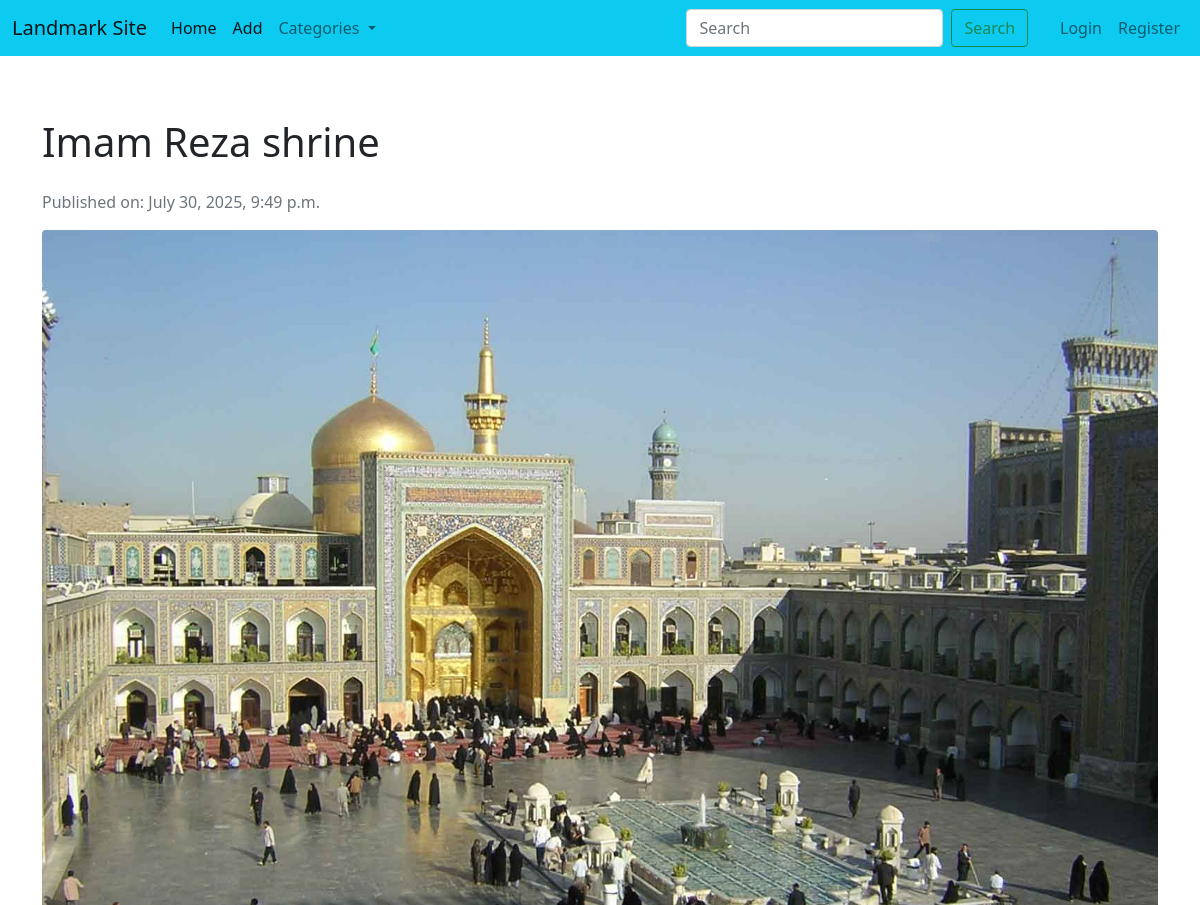
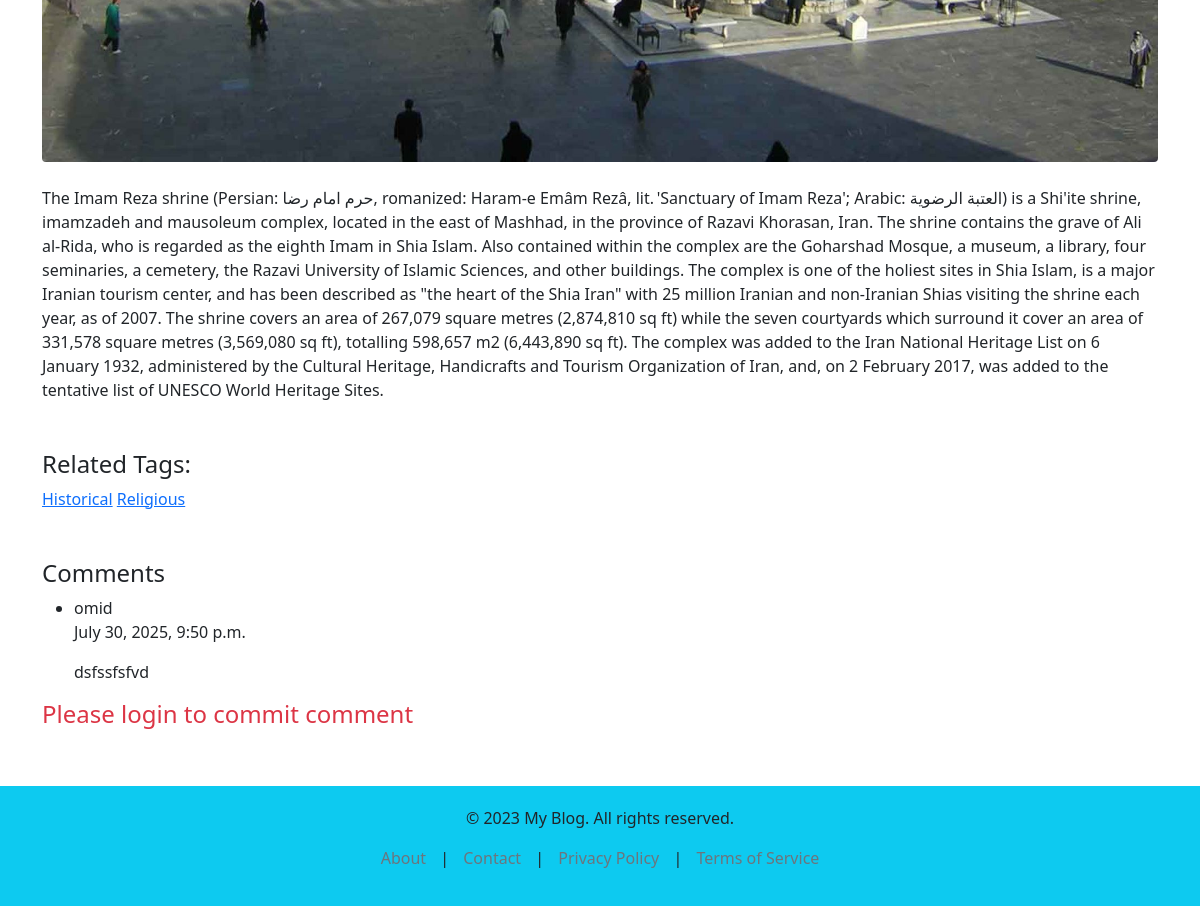
Page /landmarks/2/ on the committed database (2 pictures, top to bottom).
### landmarks/models.py (models this page shows, shortened)
class Landmark(models.Model):
    name = models.CharField(max_length=255)
    description = models.TextField()
    created = models.DateTimeField(auto_now=True)
    images = models.ImageField(upload_to='landmarkdata', null=True)
    tag = models.ManyToManyField(Tag)

class Tag(models.Model):
    title = models.CharField(max_length=255)
    def __str__(self):
        return self.title

class Comment(models.Model):
    text = models.TextField(blank=True)
    landmark= models.ForeignKey(Landmark, on_delete=models.CASCADE, related_name='comments')
    file = models.FileField(upload_to='userdata' ,blank=True, null=True)
    created = models.DateTimeField(auto_now_add=True, null=True)
    user = models.ForeignKey(User, on_delete=models.CASCADE, null=True)

### landmarks/views.py (the view)
# urls.py: path('<int:id>/', views.landmark, name='single_place'),
def landmark(request,id):
    requested_landmark = get_object_or_404(Landmark, id=id)
    comments = requested_landmark.comments.all()
    tags = requested_landmark.tag.all()
    if request.method == 'POST':
        form = CommentForm(request.POST)
        if form.is_valid():
            comment = form.save(commit=False)
            comment.landmark = requested_landmark
            comment.user = request.user
            comment.save()
            url = reverse('single_place', args=[id])
            return redirect(url)
    else:
        form = CommentForm()
    return render(request, 'landmarks/place.html', context={
                                                            'landmark': requested_landmark,
                                                            'form': form,
                                                            'comments': comments,
                                                            'tags': tags
                                                            })

### landmarks/forms.py (shortened to what this page needs)
class CommentForm(forms.ModelForm):
    class Meta:
        model = Comment
        fields = '__all__'
        exclude = ['landmark', 'user']

### landmarks/context_processor.py (called while the page is built)
def categories(request):
    tags = Tag.objects.all()
    return{'tags': tags}

### landmarks/templates/landmarks/place.html (shortened to what this page needs)
{% extends 'base.html' %}
{% load static %}
{% block content %}
  <div class="container mt-5">
    <div class="row">
      <div class="col-md-12">
        <h1 class="mb-4">{{ landmark.name }}</h1>
        <p class="text-muted">Published on: {{landmark.created}}</p>
        <img src="{{landmark.images.url}}" class="img-fluid rounded mb-4" alt="Post Image">
        <div class="post-content">
          <p>{{ landmark.description }}</p>
        </div>
        <div class="mt-5">
          <h4>Related Tags:</h4>
          {% for tag in tags %}
          <a href="{%url 'read' tag.id%}" class="tag">{{ tag.title }}</a>
          {% endfor %}
        </div>
        <div class="comment-section mt-5">
          <h4>Comments</h4>
          <ul class="comment-list">
            {% for comment in comments %}
              <li class="comment-item">
                <div class="comment-author">{{ comment.user }}</div>
                <p>{{ comment.created }}</p>
                <p>{{ comment.text }}</p>
              </li>
            {% endfor %}
          </ul>
           {% if user.is_authenticated %}
            <div class="comment-form">
              <h5>Leave a Comment</h5>
              <form action="" method="post">
                {% csrf_token %}
                {{ form }}
                <button type="submit" class="btn btn-primary">Submit Comment</button>
              </form>
            </div>
          {% else %}
            <h4 class="text-danger">Please login to commit comment</h4>
          {% endif %}
        </div>
      </div>
    </div>
  </div>
{% endblock content %}

### static/style.css (style rules this page uses)
body { padding-top: 70px; }

### rows in the picture
Landmark: name "Imam Reza shrine", created "July 30, 2025, 9:49 p.m.", images (picture), description "The Imam Reza shrine (Persian: حرم امام رضا, romanized: Haram-e Emâm Rezâ, lit. 'Sanctuary of Imam Reza'; Arabic: العتبة الرضوية) is a Shi'ite shrine, imamzadeh and mausoleum complex, located in the east of Mashhad, in the province of Razavi Khorasan, Iran. The shrine contains the grave of Ali al-Rida, who is regarded as the eighth Imam in Shia Islam. Also contained within the complex are the Goharshad Mosque, a museum, a library, four seminaries, a cemetery, the Razavi University of Islamic Sciences, and other buildings. The complex is one of the holiest sites in Shia Islam, is a major Iranian tourism center, and has been described as \"the heart of the Shia Iran\" with 25 million Iranian…"
Tag: title "Historical"
Tag: title "Religious"
Comment: user "omid", created "July 30, 2025, 9:50 p.m.", text "dsfssfsfvd"
